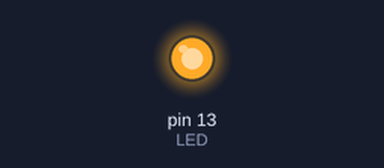
Recording of a sketch running on a simulated Arduino Uno, built with avr-gcc and run on an emulated ATmega328P. On the bench: output pins drawn as LEDs (lit = HIGH).

Above: at 0.5 s.
At 21.5 s:
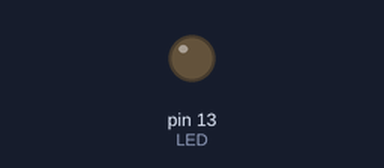
Timing chart, 0 to 23.4 s (numbered marks = the images above):
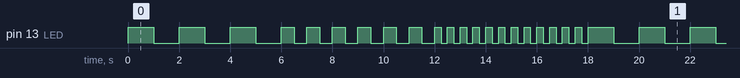

Measured:
- by itself, pin 13 (LED): moves between LOW and HIGH, repeating every 18.0 s
- by itself, everything shown: repeats every 18.0 s, in 42 steps

The sketch:

Codigo.ino
```cpp
const byte LED = 13;

/*
Define o pino escolhido como saída de informações.
*/
void setup(){
  pinMode(LED, OUTPUT);
}

/*
Um loop que mantem o prejeto em funcionamento chamando a função
blink três vezes com períodos diferentes de tempo.
*/
void loop(){
  blink(LED, 2000, 6000);
  blink(LED, 1000, 6000);
  blink(LED, 500, 6000);
}

/*
Função responsável por fazer um determinado LED piscar em
um período x de tempo durante um tempo total y em ms.
*/
void blink(byte LED, int PERIODO, int TEMPO){
  int FREQUENCIA = TEMPO / PERIODO;

  for(int i = 0; i < FREQUENCIA; i++){
    digitalWrite(LED, HIGH);
    delay(PERIODO / 2);
    digitalWrite(LED, LOW);
    delay(PERIODO / 2);
  }
}
```
